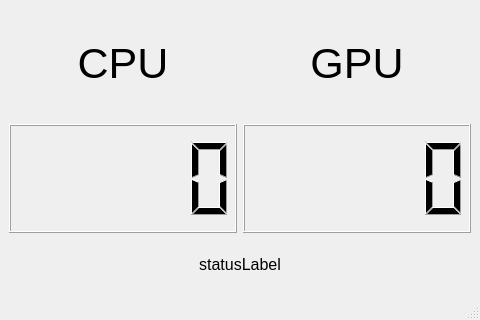
<?xml version="1.0" encoding="UTF-8"?>
<ui version="4.0">
 <class>MainWindow</class>
 <widget class="QMainWindow" name="MainWindow">
  <property name="geometry">
   <rect>
    <x>0</x>
    <y>0</y>
    <width>480</width>
    <height>320</height>
   </rect>
  </property>
  <property name="windowTitle">
   <string>MainWindow</string>
  </property>
  <widget class="QWidget" name="centralwidget">
   <layout class="QGridLayout" name="gridLayout">
    <item row="2" column="0" colspan="2">
     <layout class="QVBoxLayout" name="verticalLayout">
      <property name="sizeConstraint">
       <enum>QLayout::SetMinimumSize</enum>
      </property>
      <item>
       <widget class="QLabel" name="lblStatus">
        <property name="sizePolicy">
         <sizepolicy hsizetype="Minimum" vsizetype="Minimum">
          <horstretch>0</horstretch>
          <verstretch>0</verstretch>
         </sizepolicy>
        </property>
        <property name="minimumSize">
         <size>
          <width>0</width>
          <height>20</height>
         </size>
        </property>
        <property name="maximumSize">
         <size>
          <width>16777215</width>
          <height>50</height>
         </size>
        </property>
        <property name="font">
         <font>
          <pointsize>12</pointsize>
         </font>
        </property>
        <property name="text">
         <string>statusLabel</string>
        </property>
        <property name="alignment">
         <set>Qt::AlignCenter</set>
        </property>
       </widget>
      </item>
     </layout>
    </item>
    <item row="1" column="0">
     <widget class="QLCDNumber" name="lcdCPUTemp"/>
    </item>
    <item row="1" column="1">
     <widget class="QLCDNumber" name="lcdGPUTemp"/>
    </item>
    <item row="0" column="0">
     <widget class="QLabel" name="lblCPU">
      <property name="font">
       <font>
        <pointsize>32</pointsize>
       </font>
      </property>
      <property name="text">
       <string>CPU</string>
      </property>
      <property name="alignment">
       <set>Qt::AlignCenter</set>
      </property>
     </widget>
    </item>
    <item row="0" column="1">
     <widget class="QLabel" name="lblGPU">
      <property name="font">
       <font>
        <pointsize>32</pointsize>
       </font>
      </property>
      <property name="text">
       <string>GPU</string>
      </property>
      <property name="alignment">
       <set>Qt::AlignCenter</set>
      </property>
     </widget>
    </item>
   </layout>
  </widget>
  <widget class="QMenuBar" name="menubar">
   <property name="geometry">
    <rect>
     <x>0</x>
     <y>0</y>
     <width>480</width>
     <height>21</height>
    </rect>
   </property>
  </widget>
  <widget class="QStatusBar" name="statusbar"/>
 </widget>
 <resources/>
 <connections/>
</ui>
